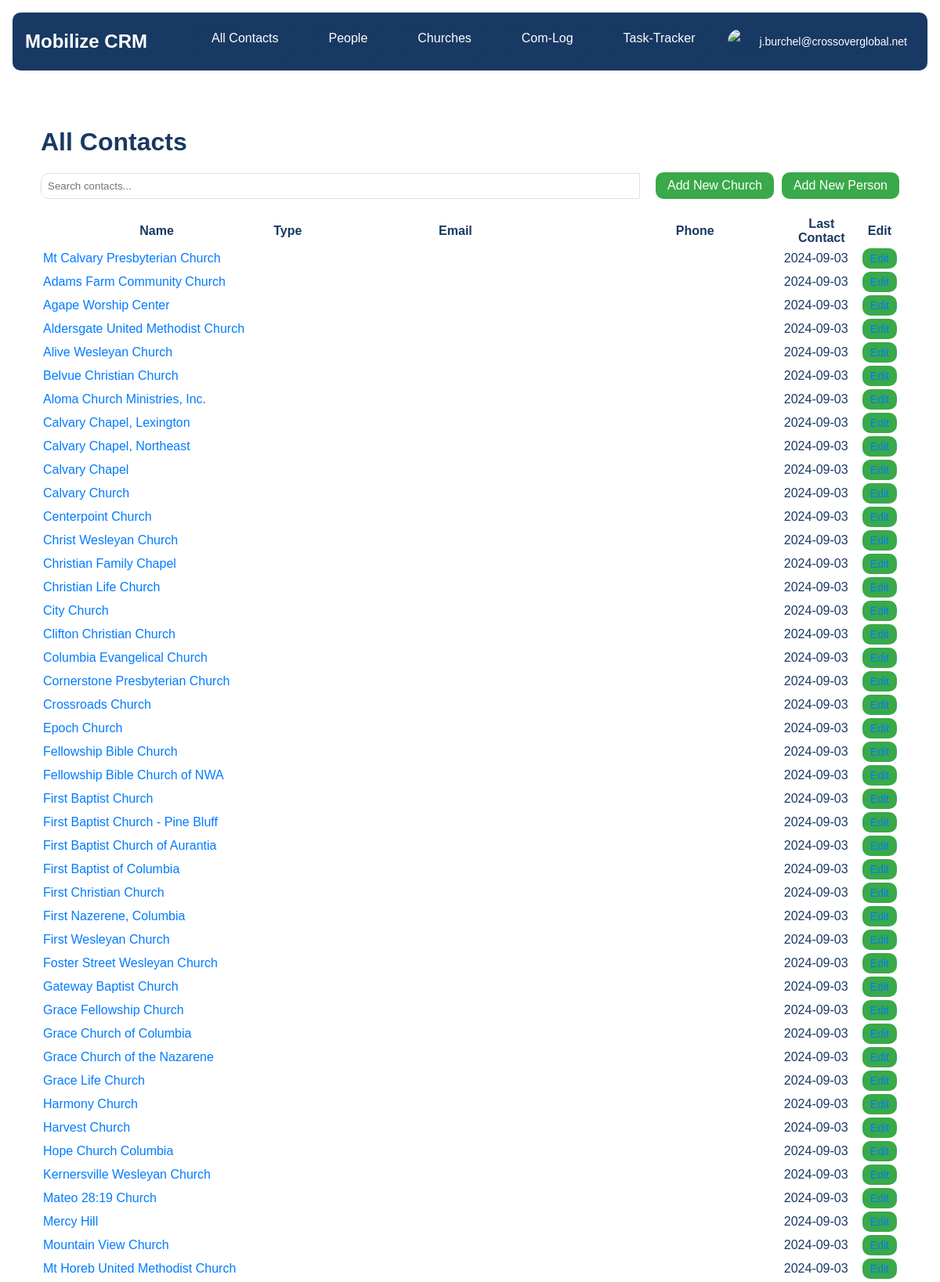
The page /contacts/ (signed in, upper part) on the database its author committed.
### userprofile/models.py (models this page shows, shortened)
class CustomUser(AbstractUser):
    profile_image = models.ImageField(upload_to='profile_images/', null=True, blank=True)
    profile_thumbnail = models.ImageField(upload_to='profile_thumbnails/', null=True, blank=True)
    email_signature = models.TextField(blank=True, null=True)
    google_refresh_token = models.CharField(max_length=260, blank=True, null=True)
    groups = models.ManyToManyField(
        'auth.Group',
        verbose_name='groups',
        blank=True,
        help_text='The groups this user belongs to. A user will get all permissions granted to each of their groups.',
        related_name='customuser_set',
        related_query_name='customuser',
    )
    user_permissions = models.ManyToManyField(
        'auth.Permission',
        verbose_name='user permissions',
        blank=True,
        help_text='Specific permissions for this user.',
        related_name='customuser_set',
        related_query_name='customuser',
    )

### contacts/models.py (models this page shows, shortened)
class Contact(models.Model):
    STATE = (
        ('al', 'AL'), ('ak', 'AK'), ('az', 'AZ'), ('ar', 'AR'), ('ca', 'CA'),('co', 'CO'),('ct', 'CT'),('de', 'DE'), ('fl', 'FL'), ('ga', 'GA'),
        ('hi', 'HI'), ('id', 'ID'), ('il', 'IL'), ('in', 'IN'), ('ia', 'IA'), ('ks', 'KS'), ('ky', 'KY'), ('la', 'LA'), ('me', 'ME'),
        ('md', 'MD'), ('ma', 'MA'), ('mi', 'MI'), ('mn', 'MN'), ('ms', 'MS'), ('mo', 'MO'), ('mt', 'MT'), ('ne', 'NE'), ('nv', 'NV'),
        ('nh', 'NH'), ('nj', 'NJ'), ('nm', 'NM'), ('ny', 'NY'), ('nc', 'NC'), ('nd', 'ND'), ('oh', 'OH'), ('ok', 'OK'), ('or', 'OR'),
        ('pa', 'PA'), ('ri', 'RI'), ('sc', 'SC'), ('sd', 'SD'), ('tn', 'TN'), ('tx', 'TX'), ('ut', 'UT'), ('vt', 'VT'), ('va', 'VA'),
        ('wa', 'WA'), ('wv', 'WV'), ('wi', 'WI'), ('wy', 'WY'),('dc', 'DC')
    )
    PREFERRED_CONTACT_METHODS = (
        ('email', 'Email'),('phone', 'Phone'),('text', 'Text'),('Facebook Messanger',
        'Facebook Messanger'),('whatsapp', 'Whatsapp'),('groupme', 'Groupme'),('signal', 'Signal'),('other', 'Other')
    )
    church_name = models.CharField(max_length=100, null=True, blank=True)
    first_name = models.CharField(max_length=100)
    last_name = models.CharField(max_length=100)
    image = models.ImageField(upload_to=get_image_path, null=True, blank=True)
    preferred_contact_method = models.CharField(max_length=100, choices=PREFERRED_CONTACT_METHODS)
    phone = models.CharField(max_length=50)
    email = models.EmailField()
    street_address = models.CharField(max_length=200, null=True, blank=True)
    city = models.CharField(max_length=100, null=True, blank=True)
    state = models.CharField(max_length=2, choices=STATE, null=True, blank=True)
    zip_code = models.CharField(max_length=10, null=True, blank=True)
    initial_notes = models.TextField(null=True, blank=True)
    date_created = models.DateField(auto_now_add=True,null=True, blank=True)
    date_modified = models.DateField(auto_now=True,null=True, blank=True)
    def get_name(self):
        if hasattr(self, 'church'):
            return self.church.church_name or "Unnamed Church"
        elif hasattr(self, 'people'):
            return f"{self.people.first_name} {self.people.last_name}".strip() or "Unnamed Person"
        else:
            return self.church_name or f"{self.first_name} {self.last_name}".strip() or "Unnamed Contact"

### contacts/views.py (the view)
# urls.py: path('', views.ContactListView.as_view(), name='contact_list'),
@method_decorator(login_required, name='dispatch')
class ContactListView(ListView):
    model = Contact
    template_name = 'contacts/contact_list.html'
    context_object_name = 'contacts'
    def get_queryset(self):
        return Contact.objects.select_related('people', 'church').order_by('last_name', 'first_name')
    def get_context_data(self, **kwargs):
        context = super().get_context_data(**kwargs)
        contacts_data = []
        for contact in context['contacts']:
            contact_dict = {
                'id': contact.id,
                'name': contact.get_name(),
                'type': 'Person' if hasattr(contact, 'people') else 'Church',
                'email': contact.email,
                'phone': contact.phone,
                'last_contact': contact.date_modified.strftime('%Y-%m-%d') if contact.date_modified else '',
            }
            contacts_data.append(contact_dict)
        context['contacts_json'] = json.dumps(contacts_data)
        return context

### contacts/templates/contacts/contact_list.html (shortened to what this page needs)
{% extends 'core/base.html' %}
{% load static %}
{% block extra_css %}
<link rel="stylesheet" href="{% static 'css/contacts_list.css' %}">
{% endblock %}
{% block content %}
<div class="container">
    <h1>All Contacts</h1>
    <div class="actions">
        <div class="search-bar">
            <input type="text" id="contact-search" placeholder="Search contacts...">
        </div>
        <div class="add-buttons">
            <a href="{% url 'contacts:add_contact' contact_type='church' %}" class="btn btn-primary">Add New Church</a>
            <a href="{% url 'contacts:add_contact' contact_type='people' %}" class="btn btn-primary">Add New Person</a>
        </div>
    </div>
    <table class="table">
            <thead>
                <tr>
                    <th>Name</th>
                    <th>Type</th>
                    <th>Email</th>
                    <th>Phone</th>
                    <th>Last Contact</th>
                    <th>Edit</th>
                </tr>
            </thead>
        <tbody id="contacts-body">
            {% for contact in contacts %}
                <tr>
                    <td>
                        {% if contact.church %}
                            <a href="{% url 'contacts:church_detail' contact.church.id %}">{{ contact.church.church_name }}</a>
                        {% elif contact.people %}
                            <a href="{% url 'contacts:person_detail' contact.people.id %}">{{ contact.people.first_name }} {{ contact.people.last_name }}</a>
                        {% else %}
                            {{ contact.get_name }}
                        {% endif %}
                    </td>
                    <td>{{ contact.get_type_display }}</td>
                    <td>{{ contact.email }}</td>
                    <td>{{ contact.phone }}</td>
                    <td>{{ contact.date_modified|date:"Y-m-d" }}</td>
                    <td>
                        {% if contact.church %}
                            <a href="{% url 'contacts:church_edit' contact.church.id %}" class="btn btn-sm btn-warning">Edit</a>
                        {% elif contact.people %}
                            <a href="{% url 'contacts:person_edit' contact.people.id %}" class="btn btn-sm btn-warning  ">Edit</a>
                        {% endif %}
                    </td>
                </tr>
            {% empty %}
                <tr>
                    <td colspan="6">No contacts found.</td>
                </tr>
            {% endfor %}
        </tbody>
    </table>
</div>
{% endblock %}

### core/templates/core/partials/nav.html (shortened to what this page needs)
{% load static %}
<nav class="navbar">
    <a href="/" class="navbar-brand">Mobilize CRM</a>
    <div class="navbar-menu">
        <a href="{% url 'contacts:contact_list' %}" class="navbar-item {% if request.resolver_match.url_name == 'all_contacts' %}active{% endif %}">All Contacts</a>
        <a href="{% url 'contacts:people_list' %}" class="navbar-item {% if request.resolver_match.url_name == 'people_list' %}active{% endif %}">People</a>
        <a href="{% url 'contacts:church_list' %}" class="navbar-item {% if request.resolver_match.url_name == 'church_list' %}active{% endif %}">Churches</a>
        <a href=" {% url 'com_log:list' %}" class="navbar-item {% if request.resolver_match.url_name == 'com_log' %}active{% endif %}">Com-Log</a>
        <a href="{% url 'task_tracker:task_list' %}" class="navbar-item {% if request.resolver_match.url_name == 'task_tracker' %}active{% endif %}">Task-Tracker</a>
        {% if user.is_authenticated %}
            <div class="user-menu">
                {% if user.has_profile_thumbnail %}
                    <img src="{{ user.profile_thumbnail.url }}" alt="{{ user.username }}" class="user-avatar">
                {% elif user.has_profile_image %}
                    <img src="{{ user.profile_image.url }}" alt="{{ user.username }}" class="user-avatar">
                {% else %}
                    <img src="{% static 'images/default_thumbnail.png' %}" alt="{{ user.username }}" class="user-avatar">
                {% endif %}
                <span class="user-menu-text">{{ user.username }}</span>
            </div>
        {% else %}
            <a href="{% url 'userprofile:login' %}" class="navbar-item {% if request.resolver_match.url_name == 'login' %}active{% endif %}">Login</a>
        {% endif %}
    </div>
</nav>
<antArtifact identifier="navbar-template-with-debug" type="application/vnd.ant.code" language="html" title="core/templates/core/partials/nav.html (dropdown-content section)">

### static/css/contacts_list.css (style rules this page uses)
:root { --pipeline-start: #183963; --pipeline-end: #39A949; --primary-white: #FFFFFF; --light-gray: #f0f0f0; --border-color: #e0e0e0; --border-radius: 10px; }
body { font-family: Arial, sans-serif; margin: 0; padding: 0; background-color: var(--primary-white); color: var(--pipeline-start); }
.container { max-width: 1500px; margin: 0 auto; padding: 20px; }
h1 { color: var(--pipeline-start); margin-bottom: 20px; }
.actions { display: flex; justify-content: space-between; align-items: center; margin-bottom: 20px }
.search-bar { display: flex; align-items: center; flex: 1; min-width: 200px; margin-right: 20px; }
.search-bar input[type="text"] { flex: 1; min-width: 100px; padding: 8px; border: 1px solid var(--border-color); border-radius: 10px 0 0 10px; margin-right: 0; }
.btn { padding: 8px 15px; border: none; cursor: pointer; text-decoration: none; display: inline-block; border-radius: 10px; white-space: nowrap; }
.btn-primary { background-color: var(--pipeline-end); color: var(--primary-white); }
.btn-sm { padding: 5px 10px; font-size: 0.875rem; border-radius: 10px; margin: auto; }
.btn-warning { background-color: var(--pipeline-end); color: var(--primary-white); }
.add-buttons { display: flex; gap: 10px; flex-shrink: 0; }
.add-buttons .btn-primary { width: auto; }
#contacts-body td a { color: #007bff; text-decoration: none; }

### static/css/main.css (style rules this page uses)
:root { --primary-blue: #183963; --primary-green: #39A949; --primary-gray: #7F7F7F; --primary-white: #FFFFFF; }
body { margin: 0; font-family: Arial, sans-serif; color: var(--primary-blue); background-color: var(--primary-white); }
.navbar { background-color: var(--primary-blue); padding: 1rem; display: flex; justify-content: space-between; align-items: center; margin: 1rem; border-radius: 10px; margin-bottom: auto !important; }
.navbar-brand { color: var(--primary-white); text-decoration: none; font-size: 1.5rem; font-weight: bold; }
.navbar-menu { display: flex; border-radius: 10px; }
.navbar-item { color: var(--primary-white); text-decoration: none; padding: 0.5rem 1rem; margin: 0 1rem; transition: background-color 0.3s; background-color: var(--primary-blue); border-radius: 10px !important; }
.user-menu { position: relative; display: flex; align-items: center; cursor: pointer; padding: 5px 10px; border-radius: 15px; transition: background-color 0.3s ease; }
.user-avatar { width: 32px; height: 32px; border-radius: 50%; object-fit: cover; margin-right: 8px; }
.user-menu-text { color: var(--primary-white); font-size: 14px; }

### rows shown on the page
CustomUser: username "j.burchel@crossoverglobal.net"
Contact: church.church_name "Mt Calvary Presbyterian Church", date_modified "2024-09-03", shows "Edit"
Contact: church.church_name "Adams Farm Community Church", date_modified "2024-09-03", shows "Edit"
Contact: church.church_name "Agape Worship Center", date_modified "2024-09-03", shows "Edit"
Contact: church.church_name "Aldersgate United Methodist Church", date_modified "2024-09-03", shows "Edit"
Contact: church.church_name "Alive Wesleyan Church", date_modified "2024-09-03", shows "Edit"
Contact: church.church_name "Belvue Christian Church", date_modified "2024-09-03", shows "Edit"
Contact: church.church_name "Aloma Church Ministries, Inc.", date_modified "2024-09-03", shows "Edit"
Contact: church.church_name "Calvary Chapel, Lexington", date_modified "2024-09-03", shows "Edit"
Contact: church.church_name "Calvary Chapel, Northeast", date_modified "2024-09-03", shows "Edit"
Contact: church.church_name "Calvary Chapel", date_modified "2024-09-03", shows "Edit"
Contact: church.church_name "Calvary Church", date_modified "2024-09-03", shows "Edit"
Contact: church.church_name "Centerpoint Church", date_modified "2024-09-03", shows "Edit"
Contact: church.church_name "Christ Wesleyan Church", date_modified "2024-09-03", shows "Edit"
Contact: church.church_name "Christian Family Chapel", date_modified "2024-09-03", shows "Edit"
Contact: church.church_name "Christian Life Church", date_modified "2024-09-03", shows "Edit"
Contact: church.church_name "City Church", date_modified "2024-09-03", shows "Edit"
Contact: church.church_name "Clifton Christian Church", date_modified "2024-09-03", shows "Edit"
Contact: church.church_name "Columbia Evangelical Church", date_modified "2024-09-03", shows "Edit"
Contact: church.church_name "Cornerstone Presbyterian Church", date_modified "2024-09-03", shows "Edit"
Contact: church.church_name "Crossroads Church", date_modified "2024-09-03", shows "Edit"
Contact: church.church_name "Epoch Church", date_modified "2024-09-03", shows "Edit"
Contact: church.church_name "Fellowship Bible Church", date_modified "2024-09-03", shows "Edit"
Contact: church.church_name "Fellowship Bible Church of NWA", date_modified "2024-09-03", shows "Edit"
Contact: church.church_name "First Baptist Church", date_modified "2024-09-03", shows "Edit"
Contact: church.church_name "First Baptist Church - Pine Bluff", date_modified "2024-09-03", shows "Edit"
Contact: church.church_name "First Baptist Church of Aurantia", date_modified "2024-09-03", shows "Edit"
Contact: church.church_name "First Baptist of Columbia", date_modified "2024-09-03", shows "Edit"
Contact: church.church_name "First Christian Church", date_modified "2024-09-03", shows "Edit"
Contact: church.church_name "First Nazerene, Columbia", date_modified "2024-09-03", shows "Edit"
Contact: church.church_name "First Wesleyan Church", date_modified "2024-09-03", shows "Edit"
Contact: church.church_name "Foster Street Wesleyan Church", date_modified "2024-09-03", shows "Edit"
Contact: church.church_name "Gateway Baptist Church", date_modified "2024-09-03", shows "Edit"
Contact: church.church_name "Grace Fellowship Church", date_modified "2024-09-03", shows "Edit"
Contact: church.church_name "Grace Church of Columbia", date_modified "2024-09-03", shows "Edit"
Contact: church.church_name "Grace Church of the Nazarene", date_modified "2024-09-03", shows "Edit"
Contact: church.church_name "Grace Life Church", date_modified "2024-09-03", shows "Edit"
Contact: church.church_name "Harmony Church", date_modified "2024-09-03", shows "Edit"
Contact: church.church_name "Harvest Church", date_modified "2024-09-03", shows "Edit"
Contact: church.church_name "Hope Church Columbia", date_modified "2024-09-03", shows "Edit"
Contact: church.church_name "Kernersville Wesleyan Church", date_modified "2024-09-03", shows "Edit"
Contact: church.church_name "Mateo 28:19 Church", date_modified "2024-09-03", shows "Edit"
Contact: church.church_name "Mercy Hill", date_modified "2024-09-03", shows "Edit"
Contact: church.church_name "Mountain View Church", date_modified "2024-09-03", shows "Edit"
Contact: church.church_name "Mt Horeb United Methodist Church", date_modified "2024-09-03", shows "Edit"
